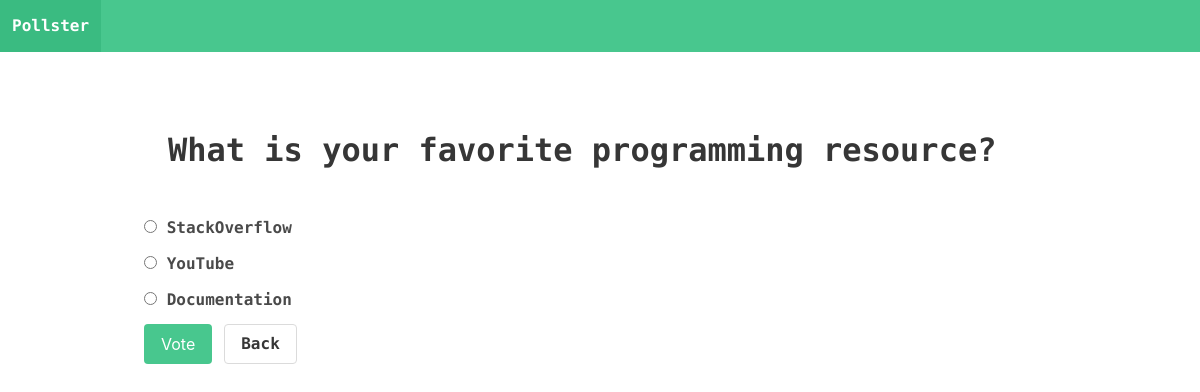
Screenshot of /polls/4/ with the database file from the repository.
### polls/models.py (models this page shows, shortened)
class Question(models.Model):
    question_text = models.CharField(max_length=200)
    pub_date = models.DateTimeField('date published')

class Choice(models.Model):
    question = models.ForeignKey(Question, on_delete=models.CASCADE)
    choice_text = models.CharField(max_length=200)
    votes = models.IntegerField(default=0)

### polls/views.py (the view)
# urls.py: path('<int:question_id>/', views.poll, name='poll'),
def poll(request, question_id):
    print('poll')
    try:
        question = Question.objects.get(pk=question_id)
    except Question.DoesNotExist:
        raise Http404("Question does not exist")
    return render(request, 'polls/poll.html', { 'question': question })

### templates/polls/poll.html (shortened to what this page needs)
{% extends 'base.html'%} {% block content %}
<section class="hero">
  <div class="hero-body">
    <div class="container">
      <h1 class="title">
        {{ question.question_text }}
      </h1>
    </div>
  </div>
</section>
<form action="{% url 'polls:vote' question.id %}" method="post" style="padding: 0 1.5rem;">
  {% csrf_token %} {% for choice in question.choice_set.all %}
  <div class="field">
    <div class="control">
      <input
        type="radio"
        name="choice"
        id="choice{{ forloop.counter }}"
        value="{{ choice.id }}"
      />
      <label class="radio" for="choice{{ forloop.counter }}"
        >{{ choice.choice_text }}</label
      >
    </div>
  </div>
  {% endfor %}
  <div class="field is-grouped">
    <div class="control">
      <button class="button is-success"type="submit">Vote</button>
    </div>
    <p class="control">
      <a href="{% url 'polls:index' %}" class="button">Back</a>
    </p>
  </div>
</form>
{% endblock %}

### templates/base.html (style rules this page uses)
body { font-family: 'Fira Code', monospace; font-weight: 700 !important; }

### rows the page displays
Question: question_text "What is your favorite programming resource?"
Choice: choice_text "StackOverflow"
Choice: choice_text "YouTube"
Choice: choice_text "Documentation"
